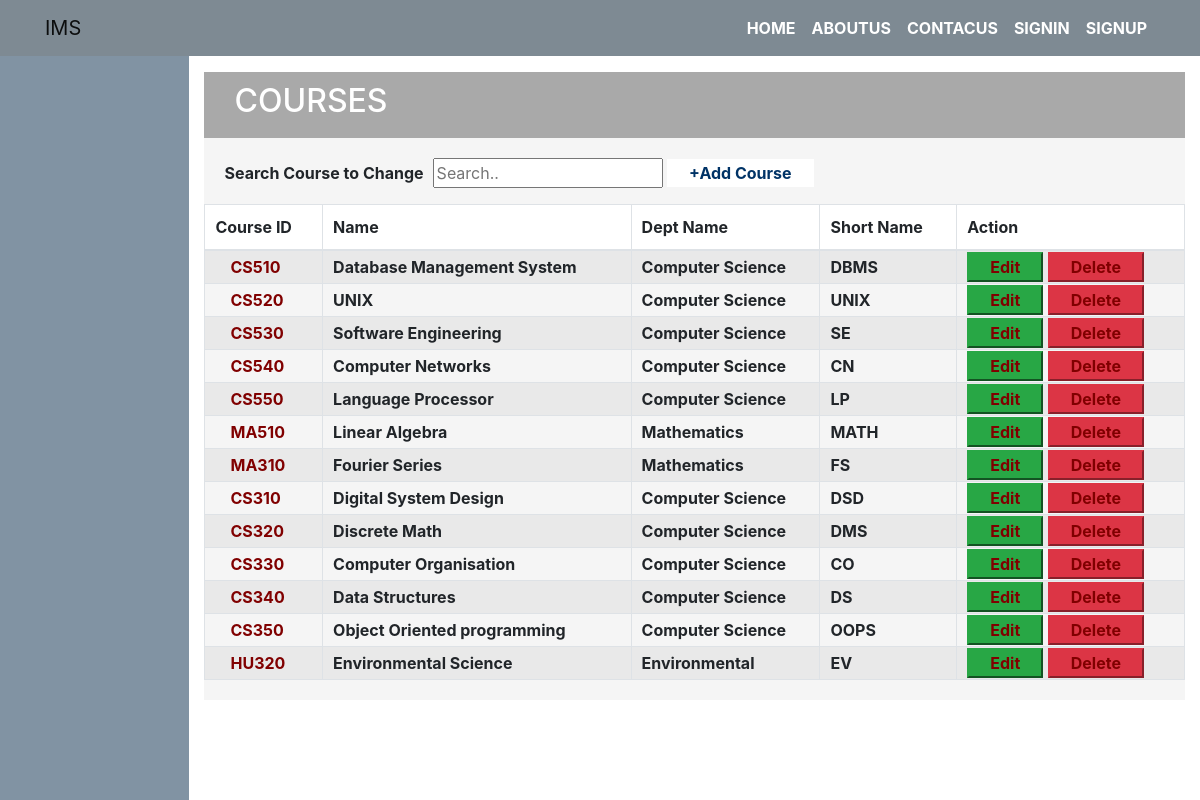
Page /info/admin/course on the committed database.
### info/models.py (models this page shows, shortened)
class Course(models.Model):
    dept = models.ForeignKey(Dept, on_delete=models.CASCADE)
    id = models.CharField(primary_key='True', max_length=50)
    name = models.CharField(max_length=50)
    shortname = models.CharField(max_length=50, default='X')

class Dept(models.Model):
    id = models.CharField(primary_key='True',unique='True', max_length=100)
    name = models.CharField(max_length=200)
    def __str__(self):
        return self.name

### info/views.py (the view)
# urls.py: path('admin/course',views.course, name='course'),
def course(request):
    data = Course.objects.all()
    if request.method =='POST':
        frm = courseform(request.POST)
        if frm.is_valid:
            frm.save()
            messages.success(request,'Course Added Successfull !')
            return redirect('course')
        else:
            messages.error(request,'Course Added Failed !')
            return redirect('course')
    else:
        frm=courseform
    return render(request,'info/course.html',{'ob':frm,'data':data})

### info/templates/info/course.html (shortened to what this page needs)
{% extends 'info/base.html' %}
{% block content %}
    <div class="container-fluid" style="background: darkgray; color: white; padding: 10px 30px;">
        <h2>COURSES</h2>
    </div>
    <div class="container-fluid dept1">
        <p id="de"><b>Search Course to Change</b>&nbsp;&nbsp;<input id="myInput" type="text" placeholder="Search..">
            <button class="bt"><a href="" data-toggle="modal"  data-target="#addCourseModal">+Add Course</a></button></p>
        {% if data %}
        <table class="table-bordered table-striped" width='100%'>
            <thead>
                <th>Course ID</th>
                <th>Name</th>
                <th>Dept Name</th>
                <th>Short Name</th>
                <th>Action</th>
            </thead>
            <tbody id="myTable">
            {% for a in data %}
                <tr>
                    <td><a href="/info/admin/course/{{ a.id }}/change">{{ a.id }}</a></td>
                    <td><b>{{ a.name }}</b></td>
                    <td><b>{{ a.dept }}</b></td>
                    <td><b>{{ a.shortname }}</b></td>
                    <td>
                        <button class="btn-success"><a href="/info/admin/course/{{ a.id }}/change">Edit</a></button>
                        <button class="btn-danger"><a href="/info/admin/course/{{ a.id }}/delete">Delete</a></button>
                    </td>
                </tr>
            {% endfor %}
            </tbody>
        </table>
        {% endif %}
    </div>
{% endblock %}

### info/templates/info/course.html (style rules this page uses)
.dept1 { background-color: whitesmoke; padding: 20px 0; margin: 0; }
.bt a { padding: 3px 20px; font-weight: 700; text-decoration: none; color: #036; }
.bt { background: white; border: none; padding: 2px; font-weight: 700; text-decoration: none; color: #036; }
table tr td a { color: #036; text-decoration:none; opacity: 0.7; font-weight: bold; }
table td { padding-left: 10px; }
table th { padding: 10px; background: white; }
#de { margin-left: 20px; }
table tr td a { color: maroon; text-decoration:none; opacity: 1; font-weight: bold; padding: 0 15px; }
.model-body tr td ,input { width: 230px; }

### rows in the picture
Course: id "CS510", name "Database Management System", dept "Computer Science", shortname "DBMS"
Course: id "CS520", name "UNIX", dept "Computer Science", shortname "UNIX"
Course: id "CS530", name "Software Engineering", dept "Computer Science", shortname "SE"
Course: id "CS540", name "Computer Networks", dept "Computer Science", shortname "CN"
Course: id "CS550", name "Language Processor", dept "Computer Science", shortname "LP"
Course: id "MA510", name "Linear Algebra", dept "Mathematics", shortname "MATH"
Course: id "MA310", name "Fourier Series", dept "Mathematics", shortname "FS"
Course: id "CS310", name "Digital System Design", dept "Computer Science", shortname "DSD"
Course: id "CS320", name "Discrete Math", dept "Computer Science", shortname "DMS"
Course: id "CS330", name "Computer Organisation", dept "Computer Science", shortname "CO"
Course: id "CS340", name "Data Structures", dept "Computer Science", shortname "DS"
Course: id "CS350", name "Object Oriented programming", dept "Computer Science", shortname "OOPS"
Course: id "HU320", name "Environmental Science", dept "Environmental", shortname "EV"
